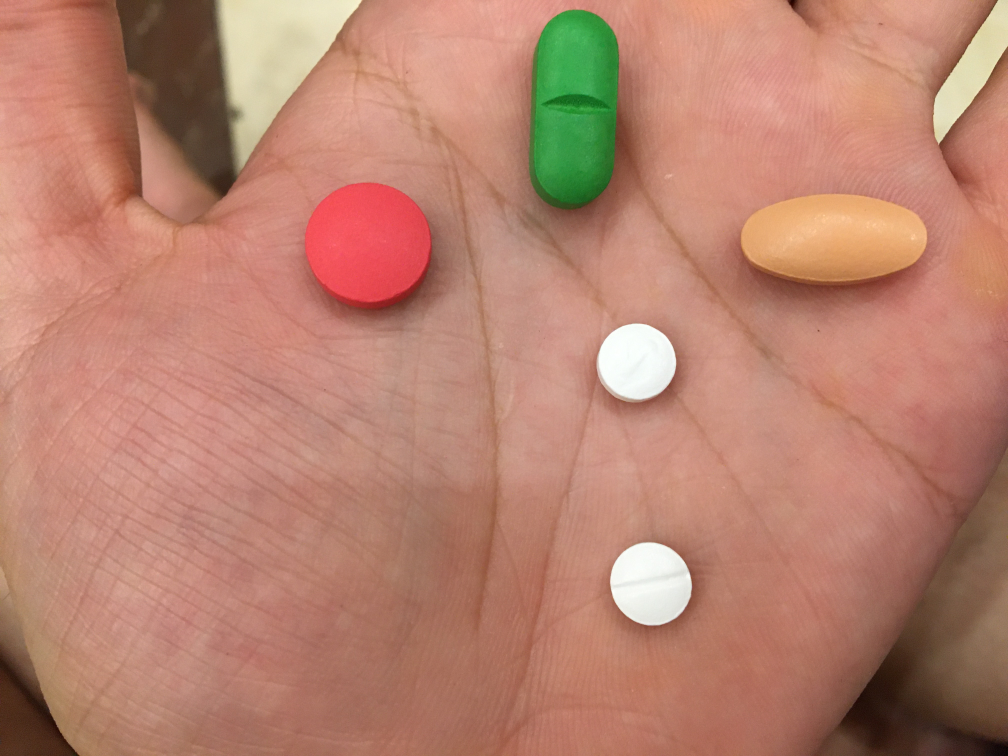
#> input picture VAIPE/data/epillid_split_debug/test/class_0/a.jpg, 4032 x 3024 px (shown at 1/4 size)
$ python -i features.py   (imports and definitions only)
#> lines starting #> are read from the running program, lines starting #| are printed output that depends on the picture; after the words box and inside, x2 and y2 are one past the last pixel; in counts of white or black regions, pixels touching at a corner belong together
from __future__ import annotations

from dataclasses import dataclass
from typing import Dict, Tuple

import numpy as np
from PIL import Image


@dataclass
class FeatureVector:
    color_hist: np.ndarray
    aspect_ratio: float
    fill_ratio: float
    area_ratio: float
    edge_density: float


def load_rgb(image_path: str, size: Tuple[int, int] = (256, 256)) -> np.ndarray:
    image = Image.open(image_path).convert("RGB").resize(size)
    return np.asarray(image, dtype=np.float32)


def extract_features(rgb_image: np.ndarray) -> FeatureVector:
    gray = (0.299 * rgb_image[:, :, 0] + 0.587 * rgb_image[:, :, 1] + 0.114 * rgb_image[:, :, 2]).astype(np.float32)
    threshold = _otsu_threshold(gray)
    fg_mask = gray < threshold

    if fg_mask.sum() < 20:
        # In case thresholding fails, fallback to central area assumption.
        h, w = gray.shape
        fg_mask = np.zeros_like(gray, dtype=bool)
        fg_mask[h // 4 : 3 * h // 4, w // 4 : 3 * w // 4] = True

    y_indices, x_indices = np.where(fg_mask)
    y_min, y_max = y_indices.min(), y_indices.max()
    x_min, x_max = x_indices.min(), x_indices.max()

    bbox_h = max(1, y_max - y_min + 1)
    bbox_w = max(1, x_max - x_min + 1)
    aspect_ratio = float(bbox_w / bbox_h)
    fill_ratio = float(fg_mask.sum() / (bbox_h * bbox_w))
    area_ratio = float(fg_mask.sum() / fg_mask.size)

    hsv = np.asarray(Image.fromarray(rgb_image.astype(np.uint8)).convert("HSV"), dtype=np.float32)
    hist_h = np.histogram(hsv[:, :, 0], bins=12, range=(0, 255), density=True)[0]
    hist_s = np.histogram(hsv[:, :, 1], bins=8, range=(0, 255), density=True)[0]
    hist_v = np.histogram(hsv[:, :, 2], bins=8, range=(0, 255), density=True)[0]
    color_hist = np.concatenate([hist_h, hist_s, hist_v]).astype(np.float32)

    gx, gy = np.gradient(gray / 255.0)
    grad_mag = np.sqrt(gx * gx + gy * gy)
    edge_density = float((grad_mag > 0.1).mean())

    return FeatureVector(
        color_hist=color_hist,
        aspect_ratio=aspect_ratio,
        fill_ratio=fill_ratio,
        area_ratio=area_ratio,
        edge_density=edge_density,
    )


# [36 lines left out: functions compare_feature_vectors, compare_images, not called in this run]


def _otsu_threshold(gray: np.ndarray) -> float:
    hist, bin_edges = np.histogram(gray.ravel(), bins=256, range=(0, 256))
    hist = hist.astype(np.float64)
    total = gray.size
    sum_total = np.dot(np.arange(256), hist)

    sum_bg = 0.0
    weight_bg = 0.0
    max_between = -1.0
    threshold = 127

    for t in range(256):
        weight_bg += hist[t]
        if weight_bg == 0:
            continue
        weight_fg = total - weight_bg
        if weight_fg == 0:
            break

        sum_bg += t * hist[t]
        mean_bg = sum_bg / weight_bg
        mean_fg = (sum_total - sum_bg) / weight_fg

        between = weight_bg * weight_fg * (mean_bg - mean_fg) ** 2
        if between > max_between:
            max_between = between
            threshold = t

    return float(threshold)


# [5 lines left out: function _cosine_similarity, not called in this run]

>>> import cv2
>>> picture = cv2.imread('../VAIPE/data/epillid_split_debug/test/class_0/a.jpg')
#> picture is the input picture: shape (3024, 4032, 3); mean B, G, R 111.3, 130.5, 184.4
>>> result = extract_features(picture)
#> in extract_features, `gray = (0.299 * rgb_image[:, :, 0] + 0.587 * rgb_image[:, :, 1] + 0.11..`:
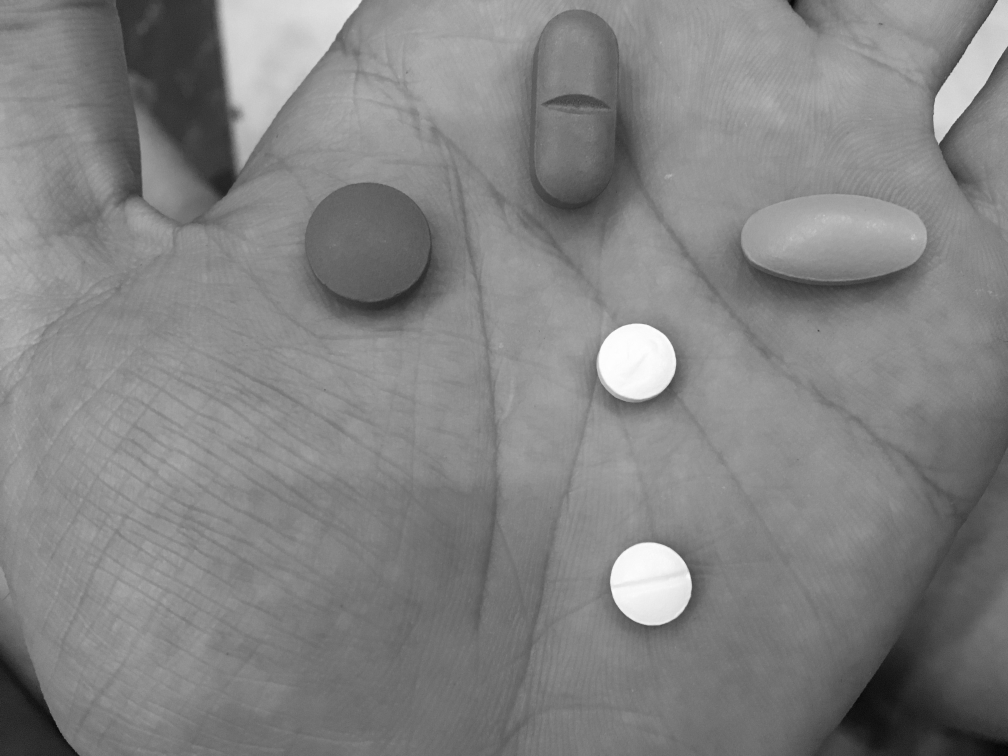
#> gray: shape (3024, 4032) float32 (shown at 1/4 size); min 0.57, max 255, mean 130.9
#> in _otsu_threshold, `hist, bin_edges = np.histogram(gray.ravel(), bins=256, range=(0, 256))`: hist = 256 values, max 304282 at index 142, min 2 at index 255, mean 47628; bin_edges = 257 values from 0 to 256
#> in _otsu_threshold, `sum_total = np.dot(np.arange(256), hist)`: sum_total = 1.59e+09
#> the loop in _otsu_threshold, `for t in range(256):` made 256 passes
#> (weight_bg, weight_fg, sum_bg, mean_bg, mean_fg, max_between) on passes 1 to 12: (5, 12192763, 0, 0, 130.4, 1.04e+12), (14, 12192754, 9, 0.643, 130.4, 2.87e+12), (53, 12192715, 87, 1.64, 130.4, 1.07e+13), (106, 12192662, 246, 2.32, 130.4, 2.12e+13), (224, 12192544, 718, 3.21, 130.4, 4.42e+13), (381, 12192387, 1503, 3.94, 130.4, 7.42e+13), (615, 12192153, 2907, 4.73, 130.4, 1.18e+14), (884, 12191884, 4790, 5.42, 130.4, 1.68e+14), (1266, 12191502, 7846, 6.2, 130.4, 2.38e+14), (1753, 12191015, 12229, 6.98, 130.4, 3.25e+14), (2353, 12190415, 18229, 7.75, 130.4, 4.31e+14), (3084, 12189684, 26270, 8.52, 130.4, 5.58e+14)
#> (weight_bg, weight_fg, sum_bg, mean_bg) on pass 100: (1479295, 10713473, 106842420, 72.23)
#> in extract_features, `fg_mask = gray < threshold`:
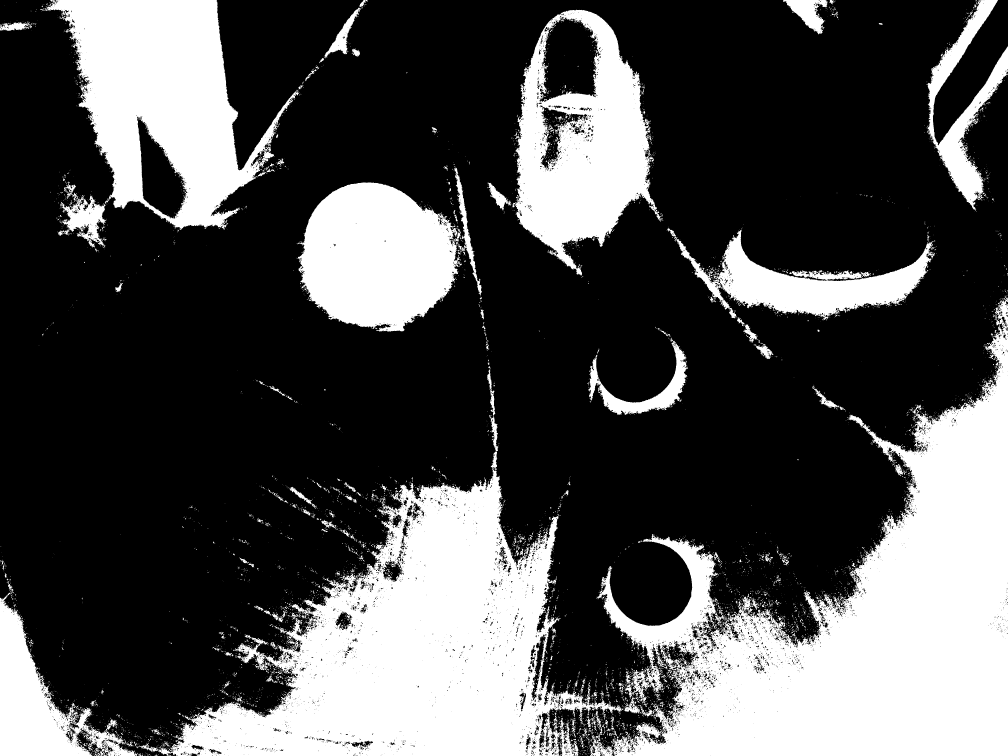
#> fg_mask: shape (3024, 4032) bool (shown at 1/4 size); 30.8% white; 7322 white regions (6586 under 20 px), largest, box (x1, y1, x2, y2) and area: (2357, 1191, 4032, 3024) 1230730, (556, 1877, 2494, 3024) 962575, (178, 0, 1197, 920) 453560
#> in extract_features, `hsv = np.asarray(Image.fromarray(rgb_image.astype(np.uint8)).convert("..`:
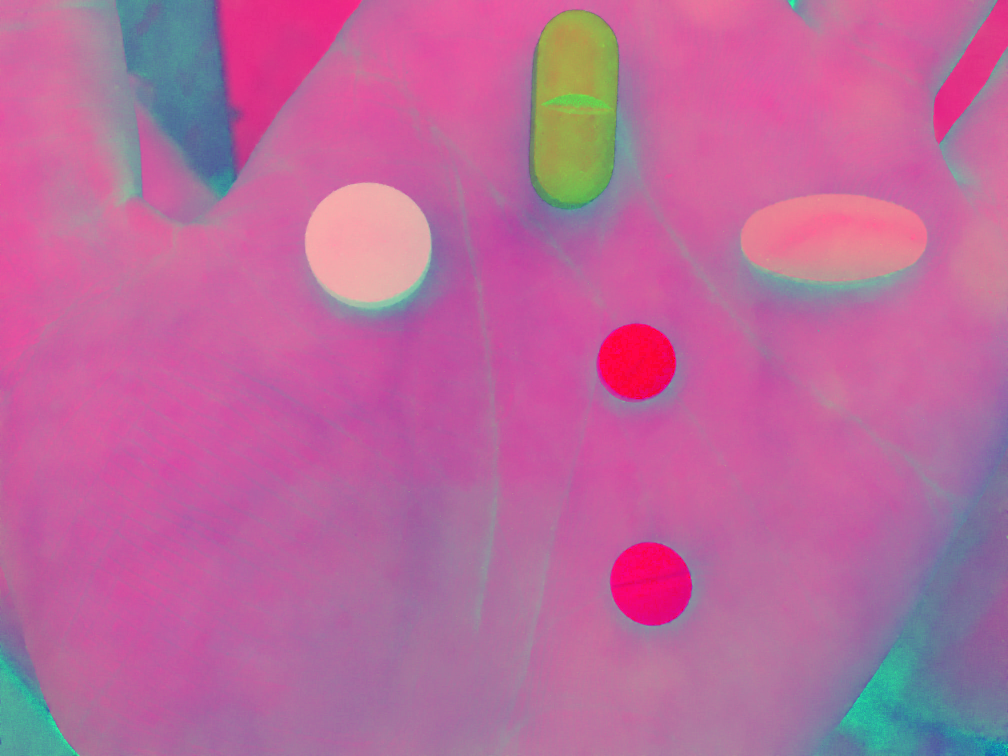
#> hsv: shape (3024, 4032, 3) float32 (shown at 1/4 size); mean B, G, R 143.3, 107.3, 188.8
#> in extract_features, `gx, gy = np.gradient(gray / 255.0)`:
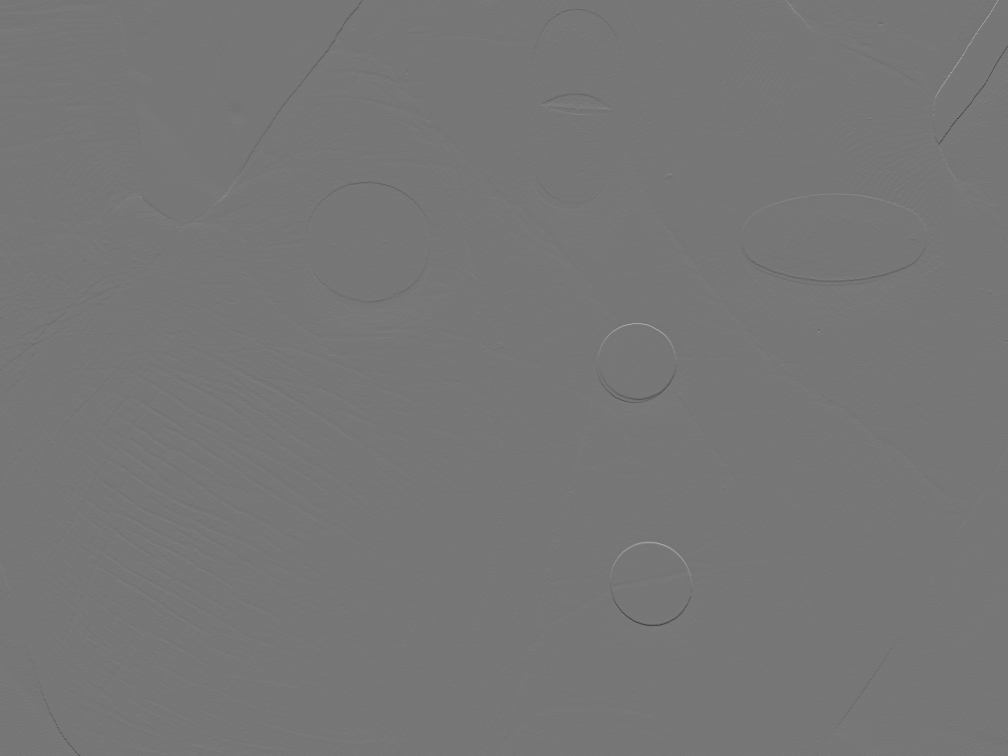
#> gx: shape (3024, 4032) float32 (shown at 1/4 size); min -0.256, max 0.292, mean -6.47e-05; drawn with min black and max white
